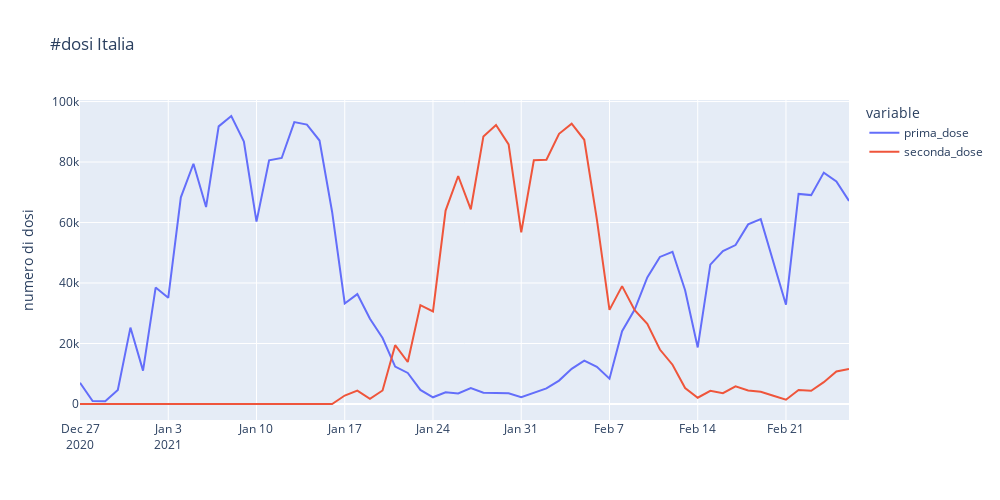

The notebook cell saved with this chart:
### Markdown cell above
## b) Distrubuzione numero di dosi in Italia<br>Dicembre 2020 a Febbraio 2021

### Code cell
date_somministrazioni = pfizer_biotech[['data_somministrazione', 'prima_dose', 'seconda_dose','nome_area']].groupby(['data_somministrazione']).sum()
date_somministrazioni.reset_index(inplace=True)
fig = px.line(date_somministrazioni, x="data_somministrazione", y=date_somministrazioni.columns,
              hover_data={"data_somministrazione": "|%B %d, %Y"},
              title='#dosi Italia')

fig.update_layout(yaxis_title='numero di dosi',
                  xaxis_title=None,
                  width=1000,
                  height=500)
fig.show()

### Figure 1 — Plotly figure (JSON) as saved in the notebook; plotly's stock layout.template omitted (floating-point values rounded to 4 significant figures)
{"data": [{"hovertemplate": "variable=prima_dose<br>data_somministrazione=%{x|%B %d, %Y}<br>value=%{y}<extra></extra>", "legendgroup": "prima_dose", "line": {"color": "#636efa", "dash": "solid"}, "mode": "lines", "name": "prima_dose", "orientation": "v", "showlegend": true, "type": "scatter", "x": ["2020-12-27", "2020-12-28", "2020-12-29", "2020-12-30", "2020-12-31", "2021-01-01", "2021-01-02", "2021-01-03", "2021-01-04", "2021-01-05", "2021-01-06", "2021-01-07", "2021-01-08", "2021-01-09", "2021-01-10", "2021-01-11", "2021-01-12", "2021-01-13", "2021-01-14", "2021-01-15", "2021-01-16", "2021-01-17", "2021-01-18", "2021-01-19", "2021-01-20", "2021-01-21", "2021-01-22", "2021-01-23", "2021-01-24", "2021-01-25", "2021-01-26", "2021-01-27", "2021-01-28", "2021-01-29", "2021-01-30", "2021-01-31", "2021-02-01", "2021-02-02", "2021-02-03", "2021-02-04", "2021-02-05", "2021-02-06", "2021-02-07", "2021-02-08", "2021-02-09", "2021-02-10", "2021-02-11", "2021-02-12", "2021-02-13", "2021-02-14", "2021-02-15", "2021-02-16", "2021-02-17", "2021-02-18", "2021-02-19", "2021-02-20", "2021-02-21", "2021-02-22", "2021-02-23", "2021-02-24", "2021-02-25", "2021-02-26"], "xaxis": "x", "y": [7014, 972, 928, 4668, 25261, 11038, 38488, 35112, 68318, 79431, 65102, 91778, 95218, 86796, 60305, 80588, 81338, 93195, 92361, 87112, 63487, 33251, 36340, 28168, 21825, 12375, 10264, 4654, 2224, 3892, 3465, 5241, 3707, 3723, 3523, 2276, 3783, 5144, 7735, 11619, 14313, 12292, 8351, 24075, 31243, 41822, 48625, 50328, 37590, 18711, 46081, 50545, 52535, 59374, 61105, 46539, 32841, 69467, 69060, 76507, 73592, 67149], "yaxis": "y"}, {"hovertemplate": "variable=seconda_dose<br>data_somministrazione=%{x|%B %d, %Y}<br>value=%{y}<extra></extra>", "legendgroup": "seconda_dose", "line": {"color": "#EF553B", "dash": "solid"}, "mode": "lines", "name": "seconda_dose", "orientation": "v", "showlegend": true, "type": "scatter", "x": ["2020-12-27", "2020-12-28", "2020-12-29", "2020-12-30", "2020-12-31", "2021-01-01", "2021-01-02", "2021-01-03", "2021-01-04", "2021-01-05", "2021-01-06", "2021-01-07", "2021-01-08", "2021-01-09", "2021-01-10", "2021-01-11", "2021-01-12", "2021-01-13", "2021-01-14", "2021-01-15", "2021-01-16", "2021-01-17", "2021-01-18", "2021-01-19", "2021-01-20", "2021-01-21", "2021-01-22", "2021-01-23", "2021-01-24", "2021-01-25", "2021-01-26", "2021-01-27", "2021-01-28", "2021-01-29", "2021-01-30", "2021-01-31", "2021-02-01", "2021-02-02", "2021-02-03", "2021-02-04", "2021-02-05", "2021-02-06", "2021-02-07", "2021-02-08", "2021-02-09", "2021-02-10", "2021-02-11", "2021-02-12", "2021-02-13", "2021-02-14", "2021-02-15", "2021-02-16", "2021-02-17", "2021-02-18", "2021-02-19", "2021-02-20", "2021-02-21", "2021-02-22", "2021-02-23", "2021-02-24", "2021-02-25", "2021-02-26"], "xaxis": "x", "y": [0, 0, 0, 0, 0, 0, 0, 0, 0, 0, 0, 0, 0, 0, 0, 0, 0, 0, 0, 0, 0, 2798, 4403, 1694, 4472, 19440, 13890, 32683, 30591, 63937, 75382, 64374, 88472, 92254, 85811, 56731, 80596, 80771, 89337, 92696, 87362, 61016, 31114, 38980, 30994, 26486, 18003, 12995, 5275, 2082, 4337, 3558, 5825, 4495, 4047, 2739, 1427, 4659, 4378, 7209, 10760, 11584], "yaxis": "y"}], "layout": {"height": 500, "legend": {"title": {"text": "variable"}, "tracegroupgap": 0}, "title": {"text": "#dosi Italia"}, "width": 1000, "xaxis": {"anchor": "y", "domain": [0.0, 1.0], "title": {}}, "yaxis": {"anchor": "x", "domain": [0.0, 1.0], "title": {"text": "numero di dosi"}}}}
